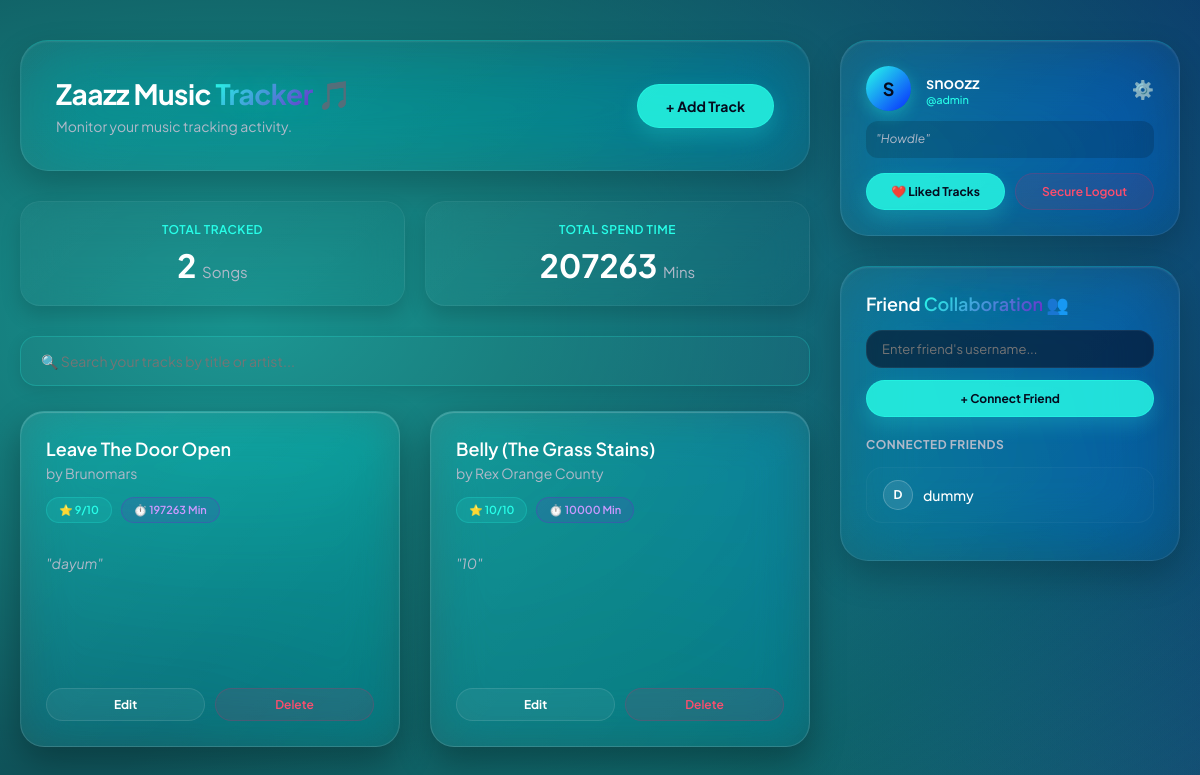
The app's page /Music-Tracker-Website/index.php (signed in) with its own data.
### tables this page shows
CREATE TABLE `songs` (
  `id` int(11) NOT NULL,
  `user_id` int(11) DEFAULT NULL,
  `title` varchar(255) NOT NULL,
  `artist` varchar(255) NOT NULL,
  `rating` int(11) NOT NULL,
  `duration` int(11) NOT NULL DEFAULT 0,
  `spotify_url` varchar(255) DEFAULT NULL,
  `notes` text NOT NULL
);

CREATE TABLE `users` (
  `id` int(11) NOT NULL,
  `username` varchar(50) NOT NULL,
  `nickname` varchar(100) DEFAULT NULL,
  `bio` text DEFAULT NULL,
  `fav_music` varchar(255) DEFAULT NULL,
  `fav_genre` varchar(100) DEFAULT NULL,
  `password` varchar(255) NOT NULL,
  `created_at` timestamp NOT NULL DEFAULT current_timestamp()
);

### Music-Tracker-Website/index.php (the view, shortened to what this page needs)
<?php
include 'connection.php';
$my_id = $_SESSION['user_id'];
$my_username = $_SESSION['username'];
$me_query = mysqli_query($conn, "SELECT * FROM users WHERE id = $my_id");
$me_data = mysqli_fetch_assoc($me_query);
$stat_query = "SELECT COUNT(*) as total_songs, SUM(duration) as total_time FROM songs WHERE user_id = $my_id";
$stats = mysqli_fetch_assoc(mysqli_query($conn, $stat_query));
$total_songs = $stats['total_songs'] ?? 0;
$total_time = $stats['total_time'] ?? 0;
?>
<!DOCTYPE html>
<html lang="id">
<head>
    <link rel="stylesheet" href="style.css">
</head>
<body>
    <div class="container">
        <div class="main-layout">
            <div>
                <div class="dashboard-header glass-panel">
                    <div>
                        <h2>Zaazz Music <span class="text-highlight">Tracker</span> 🎵</h2>
                        <p style="color: #b1b9c9; font-size: 14px; margin-top: 5px;">Monitor your music tracking activity.</p>
                    </div>
                    <a href="add.php" class="btn">+ Add Track</a>
                </div>
                <div class="stats-container">
                    <div class="stat-card">
                        <h4>Total Tracked</h4>
                        <p><?php echo $total_songs; ?> <span style="font-size: 15px; font-weight:400; color:#b1b9c9;">Songs</span></p>
                    </div>
                    <div class="stat-card">
                        <h4>Total Spend Time</h4>
                        <p><?php echo $total_time; ?> <span style="font-size: 15px; font-weight:400; color:#b1b9c9;">Mins</span></p>
                    </div>
                </div>
                <div style="margin-bottom: 25px;">
                    <input type="text" id="searchTrack" class="form-control" placeholder="🔍 Search your tracks by title or artist..." style="background: rgba(255,255,255,0.02); border: 1px solid rgba(39, 255, 233, 0.2); box-shadow: 0 4px 15px rgba(0,0,0,0.1);">
                </div>
                <div class="song-grid">
                    <?php
                    $query = "SELECT * FROM songs WHERE user_id = $my_id ORDER BY id DESC";
                    $result = mysqli_query($conn, $query);
                    while ($row = mysqli_fetch_assoc($result)) {
                        $embed_url = "";
                        if (!empty($row['spotify_url'])) {
                            $embed_url = str_replace("open.spotify.com/track/", "open.spotify.com/embed/track/", $row['spotify_url']);
                            $embed_url = explode('?', $embed_url)[0];
                        }
                    ?>
                        <div class="song-card">
                            <div class="song-info">
                                <h5><?php echo htmlspecialchars($row['title']); ?></h5>
                                <p>by <?php echo htmlspecialchars($row['artist']); ?></p>
                                <div style="margin-bottom: 15px;">
                                    <span class="badge badge-rating">⭐ <?php echo $row['rating']; ?>/10</span>
                                    <span class="badge badge-time">⏱️ <?php echo $row['duration']; ?> Min</span>
                                </div>
                                <?php if (!empty(trim($row['notes']))): ?>
                                    <p class="review-text">"<?php echo htmlspecialchars($row['notes']); ?>"</p>
                                <?php else: ?>
                                    <p class="empty-note">You haven't added any note yet 📝</p>
                                <?php endif; ?>
                            </div>
                            <?php if (!empty($embed_url)): ?>
                                <div class="spotify-embed"><iframe src="<?php echo $embed_url; ?>" width="100%" height="80" frameborder="0" allowtransparency="true" allow="encrypted-media"></iframe></div>
                            <?php else: ?>
                                <div class="empty-spotify">You haven't added any spotify link yet 🎵</div>
                            <?php endif; ?>
                            <div class="card-actions">
                                <a href="edit.php?id=<?php echo $row['id']; ?>" class="btn btn-secondary">Edit</a>
                                <a href="delete.php?id=<?php echo $row['id']; ?>" class="btn btn-danger" onclick="return confirm('Are you sure you want to delete this track?');">Delete</a>
                            </div>
                        </div>
                    <?php } ?>
                </div>
            </div>
            <aside>
                <div class="glass-panel" style="padding: 25px;">
                    <div class="user-profile-section" style="border-bottom: none; margin-bottom: 0; padding-bottom: 10px;">
                        <div class="avatar"><?php echo strtoupper(substr($me_data['nickname'] ?: $my_username, 0, 1)); ?></div>
                        <div style="flex: 1;">
                            <h4 style="font-size: 16px; font-weight:600;"><?php echo htmlspecialchars($me_data['nickname'] ?: $my_username); ?></h4>
                            <p style="color: #27ffe9; font-size: 11px; font-weight:500;">@<?php echo htmlspecialchars($my_username); ?></p>
                        </div>
                        <a href="edit_profile.php" title="Edit Identity" style="color: #b1b9c9; text-decoration: none; font-size: 18px; transition: color 0.3s;" onmouseover="this.style.color='#27ffe9'" onmouseout="this.style.color='#b1b9c9'">⚙️</a>
                    </div>
                    <?php if(!empty($me_data['bio'])): ?>
                        <p style="font-size: 12px; color: #b1b9c9; font-style: italic; background: rgba(0,0,0,0.15); padding: 10px; border-radius: 12px; margin-bottom: 15px; line-height: 1.4;">"<?php echo htmlspecialchars($me_data['bio']); ?>"</p>
                    <?php endif; ?>
                    <div style="display: flex; gap: 10px;">
                        <a href="likes.php" class="btn" style="flex: 1; padding:10px; font-size: 12px; text-align: center;">❤️ Liked Tracks</a>
                        <a href="logout.php" class="btn btn-danger" style="flex: 1; padding:10px; font-size: 12px; text-align: center;">Secure Logout</a>
                    </div>
                </div>
                <div class="glass-panel" style="padding: 25px;">
                    <h3>Friend <span class="text-highlight">Collaboration</span> 👥</h3>
                    <form method="POST" action="" style="margin-bottom: 20px;">
                        <div class="form-group" style="margin-bottom: 12px;">
                            <input type="text" name="friend_username" class="form-control" placeholder="Enter friend's username..." style="padding:10px 15px; font-size:13px;" required>
                        </div>
                        <button type="submit" name="add_friend" class="btn" style="width:100%; padding:10px; font-size:12px;">+ Connect Friend</button>
                    </form>
                    <h4 style="font-size:12px; color:#b1b9c9; text-transform:uppercase; letter-spacing:0.5px;">Connected Friends</h4>
                    <ul class="friend-list">
                        <?php
                        $friends_query = mysqli_query($conn, "
                            SELECT users.id, users.username, users.nickname FROM friendships
                            JOIN users ON (friendships.friend_id = users.id AND friendships.user_id = $my_id)
                                       OR (friendships.user_id = users.id AND friendships.friend_id = $my_id)
                            WHERE friendships.status = 'accepted' AND users.id != $my_id
                        ");
                        while($friend = mysqli_fetch_assoc($friends_query)) {
                        ?>
                            <li class="friend-item">
                                <a href="profile.php?id=<?php echo $friend['id']; ?>" class="friend-link">
                                    <div class="avatar" style="width:30px; height:30px; font-size:12px; background:rgba(255,255,255,0.1); border:1px solid rgba(255,255,255,0.2); box-shadow:none; color:white;">
                                        <?php echo strtoupper(substr($friend['nickname'] ?: $friend['username'], 0, 1)); ?>
                                    </div>
                                    <span><?php echo htmlspecialchars($friend['nickname'] ?: $friend['username']); ?></span>
                                </a>
                            </li>
                        <?php } ?>
                    </ul>
                </div>
            </aside>
        </div>
    </div>
</body>
</html>

### records on screen
songs: title "Leave The Door Open", artist "Brunomars", rating "9", duration "197263", notes "dayum"
songs: title "Belly (The Grass Stains)", artist "Rex Orange County", rating "10", duration "10000", notes "10"
users: nickname "S", nickname "snoozz", bio "HowdIe"
users: nickname+username "D", username "dummy"

### other values on screen
$total_songs "2"
$total_time "207263"
$my_username "admin"
